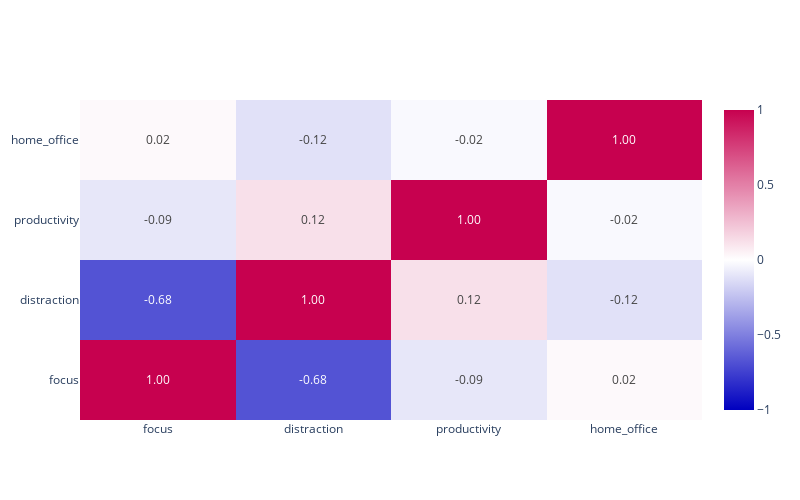

The cell this chart's notebook holds for it:
### Code cell
# For plotly graph object heatmaps the diverging color scheme is automatically applied

# Source: https://plotly.com/python/heatmaps/

np.random.seed(0)
focus = np.random.rand(150)
np.random.seed(3000)
distraction = - (focus * np.random.rand(150))
np.random.seed(22000)
productivity = np.random.rand(150)
home_office = random.choices([0,1], k=150)

df = pd.DataFrame({'focus': focus,
                  'distraction': distraction,
                  'productivity': productivity,
                  'home_office': home_office})
df_corr = df.corr()

fig = go.Figure(data=go.Heatmap(
        x = df_corr.columns,
        y = df_corr.index,
        z = np.array(df_corr),
        text=df_corr.values,
        texttemplate='%{text:.2f}',
        zmin=-1,
        zmax=1

    ), 
)

fig.update_layout(
    width=800,
    height=500,
)

fig.show()

### Figure 1 — Plotly figure (JSON) as saved in the notebook; plotly's stock layout.template omitted (floating-point values rounded to 4 significant figures)
{"data": [{"text": [[1, -0.6764, -0.0938, 0.02462], [-0.6764, 1, 0.1197, -0.1167], [-0.0938, 0.1197, 1, -0.02285], [0.02462, -0.1167, -0.02285, 1]], "texttemplate": "%{text:.2f}", "type": "heatmap", "x": ["focus", "distraction", "productivity", "home_office"], "y": ["focus", "distraction", "productivity", "home_office"], "z": [[1, -0.6764, -0.0938, 0.02462], [-0.6764, 1, 0.1197, -0.1167], [-0.0938, 0.1197, 1, -0.02285], [0.02462, -0.1167, -0.02285, 1]], "zmax": 1, "zmin": -1}], "layout": {"height": 500, "width": 800}}
